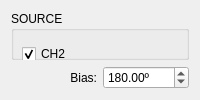
                <widget class="QWidget" name="PM">
                 <attribute name="title">
                  <string>PM</string>
                 </attribute>
                 <layout class="QGridLayout" name="gridLayout_16">
                  <item row="0" column="0" colspan="2">
                   <widget class="QGroupBox" name="MODULATION_PM_SOURCE">
                    <property name="font">
                     <font>
                      <bold>false</bold>
                     </font>
                    </property>
                    <property name="title">
                     <string>SOURCE</string>
                    </property>
                    <widget class="QLabel" name="label_15">
                     <property name="geometry">
                      <rect>
                       <x>700</x>
                       <y>10</y>
                       <width>162</width>
                       <height>46</height>
                      </rect>
                     </property>
                     <property name="font">
                      <font>
                       <bold>true</bold>
                      </font>
                     </property>
                     <property name="text">
                      <string>SWEEP</string>
                     </property>
                     <property name="alignment">
                      <set>Qt::AlignCenter</set>
                     </property>
                    </widget>
                    <widget class="QCheckBox" name="MODULATION_PM_CH2">
                     <property name="geometry">
                      <rect>
                       <x>11</x>
                       <y>31</y>
                       <width>55</width>
                       <height>24</height>
                      </rect>
                     </property>
                     <property name="font">
                      <font>
                       <bold>false</bold>
                      </font>
                     </property>
                     <property name="text">
                      <string>CH2</string>
                     </property>
                     <property name="checked">
                      <bool>true</bool>
                     </property>
                     <property name="autoExclusive">
                      <bool>true</bool>
                     </property>
                    </widget>
                    <widget class="QCheckBox" name="MODULATION_PM_VCO_IN">
                     <property name="geometry">
                      <rect>
                       <x>189</x>
                       <y>31</y>
                       <width>114</width>
                       <height>24</height>
                      </rect>
                     </property>
                     <property name="font">
                      <font>
                       <bold>false</bold>
                      </font>
                     </property>
                     <property name="text">
                      <string>Ext. (VCO-IN)</string>
                     </property>
                     <property name="autoExclusive">
                      <bool>true</bool>
                     </property>
                    </widget>
                   </widget>
                  </item>
                  <item row="3" column="1">
                   <widget class="QDoubleSpinBox" name="MODULATION_PM_PHASE_OFFSET">
                    <property name="suffix">
                     <string>º</string>
                    </property>
                    <property name="maximum">
                     <double>360.000000000000000</double>
                    </property>
                    <property name="value">
                     <double>180.000000000000000</double>
                    </property>
                   </widget>
                  </item>
                  <item row="3" column="0">
                   <widget class="QLabel" name="label_14">
                    <property name="text">
                     <string>Bias:</string>
                    </property>
                    <property name="alignment">
                     <set>Qt::AlignRight|Qt::AlignTrailing|Qt::AlignVCenter</set>
                    </property>
                   </widget>
                  </item>
                 </layout>
                </widget>
